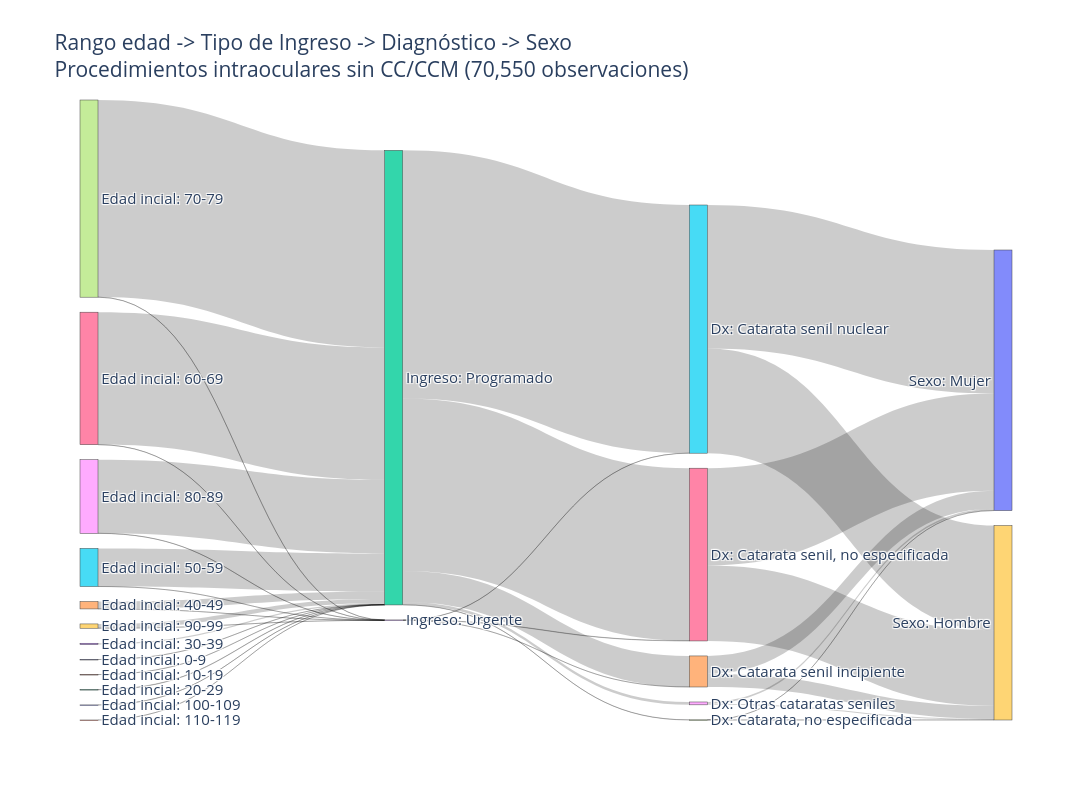
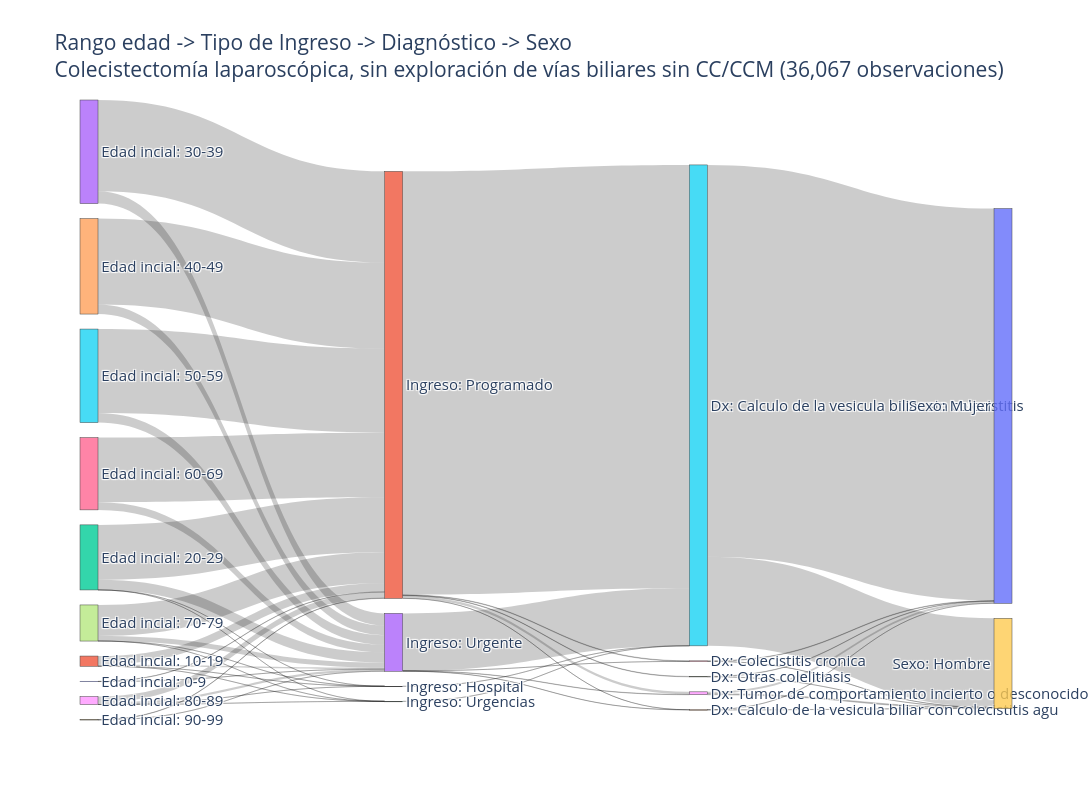
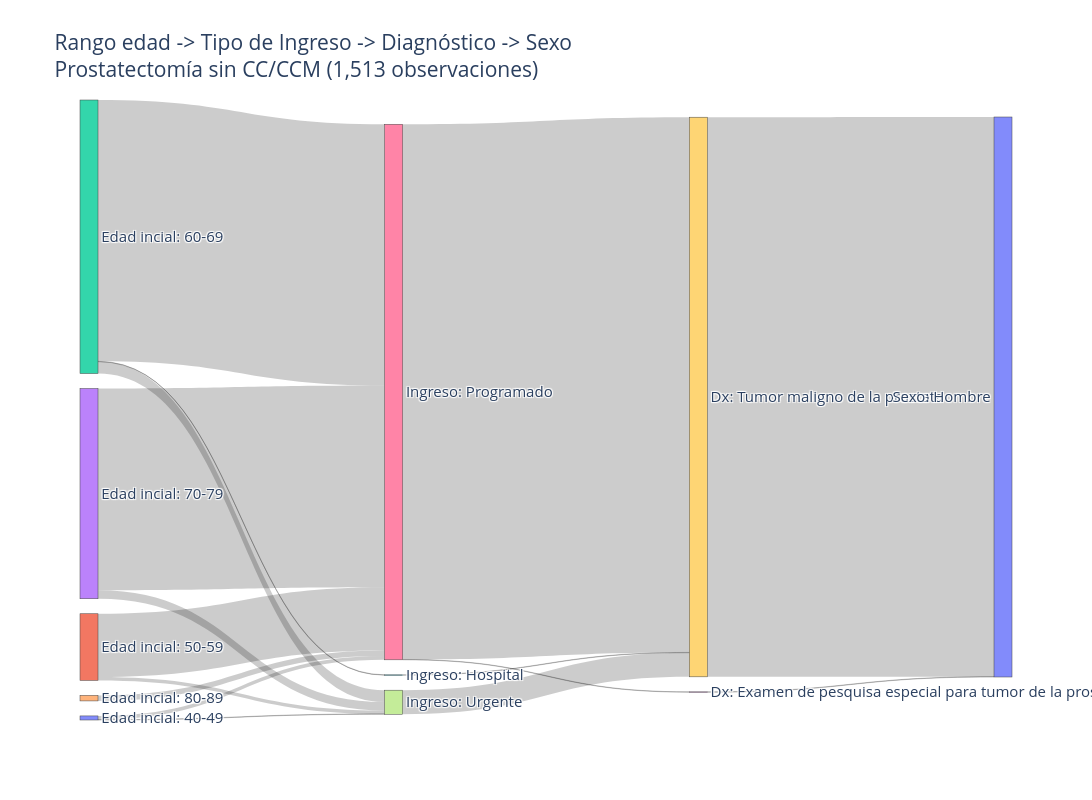
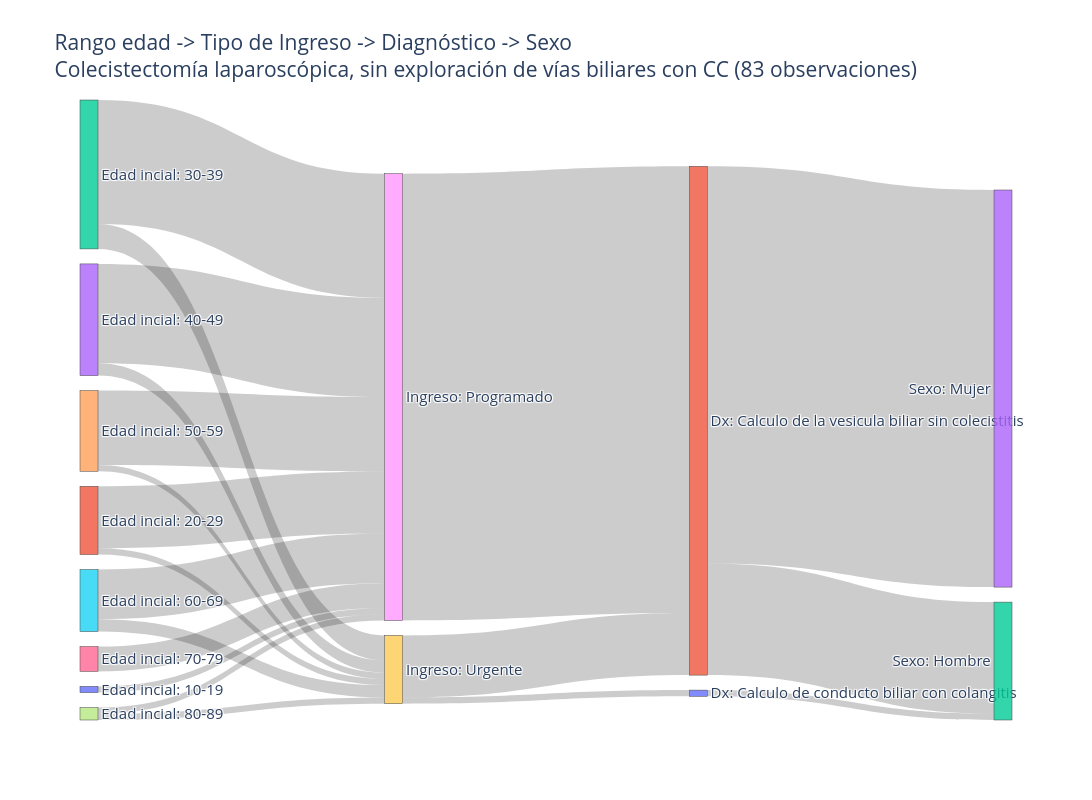

Write notebook code for charts like these, in order.
### Markdown cell above
**Diagrama de Sankey por GRD.** Para cada GRD se representa el recorrido:

**grupo de edad → tipo de ingreso → diagnóstico principal → sexo**

Para que el diagrama sea legible se conservan solo los **5 diagnósticos principales** de cada GRD, y la celda imprime qué porcentaje de las observaciones capturan. Los nombres de diagnóstico se truncan a 50 caracteres. El grosor de cada flujo es el número de procedimientos. Como se itera sobre los GRD, se genera un diagrama por cada uno.

### Code cell
# Visualización  por especialidad
import plotly.graph_objects as go

for grds in df_final["descripcion_grd"].unique():
    grd_sel= grds
    sexo="sexo"
    ingreso="cve_ingreso"
    diag="des_cie_principal"
    edad="grupo_edad"
    grd="descripcion_grd"
    rank=5


    df_sankey=df_final.loc[df_final[grd].eq(grd_sel)].copy()
    val_total_esp=len(df_sankey)


    top_diag=(
        df_sankey #acotar procedimientos
        .groupby([grd,diag])
        .size()
        .reset_index(name="n")
        .sort_values([grd,"n"],ascending=[True,False]
                    )
    )

    top_diag["rank_diag"]=(
        top_diag
        .groupby(grd)
        .cumcount()+1)

    top_diag=top_diag.loc[top_diag["rank_diag"]<=rank]
    print(f"Utilizando el top {rank} de diagnosticos se captura el {round(float(top_diag["n"].sum()/val_total_esp*100),2)} para el GRD {grd}")
    ################################################################

    #>fILTRO Y FLUJOS

    ################################################################

    df_sankey=df_sankey.merge(
        top_diag[[grd,diag]],
        on=[grd,diag],
        how="inner"
    )

    #Edad proc
    flujo_1=(
        df_sankey
        .groupby([edad,ingreso],observed=True)
        .size()
        .reset_index(name="value")
    )
    flujo_1["source"]="Edad incial: "+ flujo_1[edad].astype(str)
    flujo_1["target"]="Ingreso: "+ flujo_1[ingreso].astype(str)


    df_sankey["diag_corto"]=(
        df_sankey[diag]
        .astype(str)
        .str.slice(0,50)
        .str.strip()
    )


    #proc diag

    flujo_2=(
        df_sankey
        .groupby([ingreso,"diag_corto"],observed=True)
        .size()
        .reset_index(name="value")
    )
    flujo_2["source"]="Ingreso: "+ flujo_2[ingreso].astype(str)
    flujo_2["target"]="Dx: "+ flujo_2["diag_corto"].astype(str)

    #diag edad

    flujo_3=(
        df_sankey
        .groupby(["diag_corto", sexo],observed=True)
        .size()
        .reset_index(name="value")
    )
    flujo_3["source"]="Dx: "+ flujo_3["diag_corto"].astype(str)
    flujo_3["target"]="Sexo: "+ flujo_3[sexo].astype(str)

    links=pd.concat([
        flujo_1[["source","target", "value"]],
        flujo_2[["source","target", "value"]],
        flujo_3[["source","target", "value"]]
    ], ignore_index= True)


    #Nodos

    nodes=pd.Index(
        pd.concat(
            [links["source"], links["target"]]
        ).unique()
    )
    node_map={
        nombre:i
        for i, nombre in enumerate(nodes)
    }

    links["source_id"]=links["source"].map(node_map)

    links["target_id"]=links["target"].map(node_map)
    ################################################################
    #Grafica
    ################################################################

    fig= go.Figure(
        go.Sankey(
            node=dict(
                label=nodes.tolist(),
                pad=15,
                thickness=18
            ),
            link=dict(
                source=links["source_id"],
                target=links["target_id"],
                value=links["value"]
            )
        )
    )
    fig.update_layout(
        title=f"Rango edad -> Tipo de Ingreso -> Diagnóstico -> Sexo <br>{grd_sel} ({len(df_sankey):,} observaciones)",
        font_size=15,
        width=1400,
        height=800
    )
    guardar_plotly(fig, "09_1_sankey_" + nombre_archivo(grds))
    fig.show()
    #Grafica

### Figure 1 — Plotly figure (JSON) as saved in the notebook; plotly's stock layout.template omitted (floating-point values rounded to 4 significant figures)
{"data": [{"link": {"source": [0, 1, 2, 3, 4, 4, 5, 5, 6, 6, 7, 7, 8, 8, 9, 9, 10, 11, 12, 12, 12, 12, 12, 13, 13, 13, 14, 14, 15, 15, 16, 16, 17, 17, 18, 18], "target": [12, 12, 12, 12, 12, 13, 12, 13, 12, 13, 12, 13, 12, 13, 12, 13, 12, 12, 14, 15, 16, 17, 18, 14, 15, 16, 19, 20, 19, 20, 19, 20, 19, 20, 19, 20], "value": [4, 8, 50, 198, 1148, 1, 5906, 8, 20530, 21, 30561, 14, 11403, 17, 667, 1, 12, 1, 4806, 38468, 26747, 26, 441, 7, 15, 40, 2025, 2788, 16234, 22249, 11691, 15096, 13, 13, 183, 258]}, "node": {"label": ["Edad incial: 0-9", "Edad incial: 10-19", "Edad incial: 20-29", "Edad incial: 30-39", "Edad incial: 40-49", "Edad incial: 50-59", "Edad incial: 60-69", "Edad incial: 70-79", "Edad incial: 80-89", "Edad incial: 90-99", "Edad incial: 100-109", "Edad incial: 110-119", "Ingreso: Programado", "Ingreso: Urgente", "Dx: Catarata senil incipiente", "Dx: Catarata senil nuclear", "Dx: Catarata senil, no especificada", "Dx: Catarata, no especificada", "Dx: Otras cataratas seniles", "Sexo: Hombre", "Sexo: Mujer"], "pad": 15, "thickness": 18}, "type": "sankey"}], "layout": {"font": {"size": 15}, "height": 800, "title": {"text": "Rango edad -> Tipo de Ingreso -> Diagnóstico -> Sexo <br>Procedimientos intraoculares sin CC/CCM (70,550 observaciones)"}, "width": 1400}}

### Figure 2 — Plotly figure (JSON) as saved in the notebook; plotly's stock layout.template omitted (floating-point values rounded to 4 significant figures)
{"data": [{"link": {"source": [0, 0, 1, 1, 1, 1, 2, 2, 2, 2, 3, 3, 4, 4, 5, 5, 6, 6, 7, 7, 7, 7, 8, 8, 8, 8, 9, 9, 10, 11, 11, 11, 11, 11, 12, 13, 13, 13, 13, 14, 14, 15, 15, 16, 16, 17, 17, 18, 18], "target": [11, 13, 10, 11, 12, 13, 10, 11, 12, 13, 11, 13, 11, 13, 11, 13, 11, 13, 10, 11, 12, 13, 10, 11, 12, 13, 11, 13, 15, 14, 15, 16, 17, 18, 15, 14, 15, 16, 18, 19, 20, 19, 20, 19, 20, 19, 20, 19, 20], "value": [21, 1, 1, 645, 1, 111, 1, 4076, 1, 761, 6795, 907, 6388, 713, 6249, 706, 4811, 565, 1, 2303, 1, 380, 1, 442, 1, 151, 25, 9, 4, 4, 31488, 39, 31, 193, 4, 10, 4268, 3, 23, 7, 7, 6617, 29147, 7, 35, 7, 24, 74, 142]}, "node": {"label": ["Edad incial: 0-9", "Edad incial: 10-19", "Edad incial: 20-29", "Edad incial: 30-39", "Edad incial: 40-49", "Edad incial: 50-59", "Edad incial: 60-69", "Edad incial: 70-79", "Edad incial: 80-89", "Edad incial: 90-99", "Ingreso: Hospital", "Ingreso: Programado", "Ingreso: Urgencias", "Ingreso: Urgente", "Dx: Calculo de la vesicula biliar con colecistitis agu", "Dx: Calculo de la vesicula biliar sin colecistitis", "Dx: Colecistitis cronica", "Dx: Otras colelitiasis", "Dx: Tumor de comportamiento incierto o desconocido del", "Sexo: Hombre", "Sexo: Mujer"], "pad": 15, "thickness": 18}, "type": "sankey"}], "layout": {"font": {"size": 15}, "height": 800, "title": {"text": "Rango edad -> Tipo de Ingreso -> Diagnóstico -> Sexo <br>Colecistectomía laparoscópica, sin exploración de vías biliares sin CC/CCM (36,067 observaciones)"}, "width": 1400}}

### Figure 3 — Plotly figure (JSON) as saved in the notebook; plotly's stock layout.template omitted (floating-point values rounded to 4 significant figures)
{"data": [{"link": {"source": [0, 0, 1, 1, 2, 2, 2, 3, 3, 4, 5, 6, 6, 7, 8, 9], "target": [6, 7, 6, 7, 5, 6, 7, 6, 7, 6, 9, 8, 9, 9, 10, 10], "value": [10, 1, 171, 9, 1, 706, 32, 545, 23, 15, 1, 1, 1446, 65, 1, 1512]}, "node": {"label": ["Edad incial: 40-49", "Edad incial: 50-59", "Edad incial: 60-69", "Edad incial: 70-79", "Edad incial: 80-89", "Ingreso: Hospital", "Ingreso: Programado", "Ingreso: Urgente", "Dx: Examen de pesquisa especial para tumor de la prost", "Dx: Tumor maligno de la prostata", "Sexo: Hombre"], "pad": 15, "thickness": 18}, "type": "sankey"}], "layout": {"font": {"size": 15}, "height": 800, "title": {"text": "Rango edad -> Tipo de Ingreso -> Diagnóstico -> Sexo <br>Prostatectomía sin CC/CCM (1,513 observaciones)"}, "width": 1400}}

### Figure 4 — Plotly figure (JSON) as saved in the notebook; plotly's stock layout.template omitted (floating-point values rounded to 4 significant figures)
{"data": [{"link": {"source": [0, 1, 1, 2, 2, 3, 3, 4, 4, 5, 5, 6, 7, 7, 8, 9, 9, 10, 11, 11], "target": [8, 8, 9, 8, 9, 8, 9, 8, 9, 8, 9, 8, 8, 9, 11, 10, 11, 12, 12, 13], "value": [1, 10, 1, 20, 4, 16, 2, 12, 1, 8, 2, 4, 1, 1, 72, 1, 10, 1, 18, 64]}, "node": {"label": ["Edad incial: 10-19", "Edad incial: 20-29", "Edad incial: 30-39", "Edad incial: 40-49", "Edad incial: 50-59", "Edad incial: 60-69", "Edad incial: 70-79", "Edad incial: 80-89", "Ingreso: Programado", "Ingreso: Urgente", "Dx: Calculo de conducto biliar con colangitis", "Dx: Calculo de la vesicula biliar sin colecistitis", "Sexo: Hombre", "Sexo: Mujer"], "pad": 15, "thickness": 18}, "type": "sankey"}], "layout": {"font": {"size": 15}, "height": 800, "title": {"text": "Rango edad -> Tipo de Ingreso -> Diagnóstico -> Sexo <br>Colecistectomía laparoscópica, sin exploración de vías biliares con CC (83 observaciones)"}, "width": 1400}}
